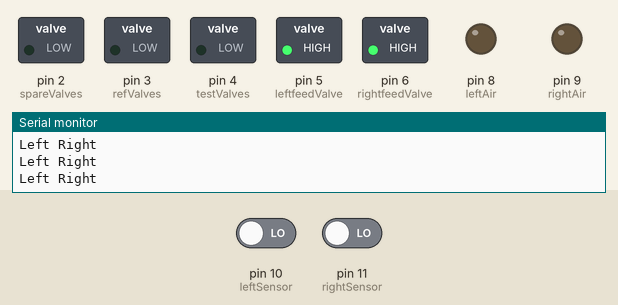
The sketch below on a simulated Arduino Uno, built with avr-gcc and run on an emulated ATmega328P. Parts: switched loads named in the sketch (green lamp = pin HIGH), output pins drawn as LEDs (lit = HIGH), the last lines printed to the serial monitor. The inputs (shaded band) are chosen by the test bench; at power-on: pin 10 (leftSensor) LOW, pin 11 (rightSensor) LOW. Pins used as bus, display or sensor lines are not drawn.

Above: at 2.7 s.
2.8 s: pin 10 (leftSensor) driven HIGH
At 3.8 s:
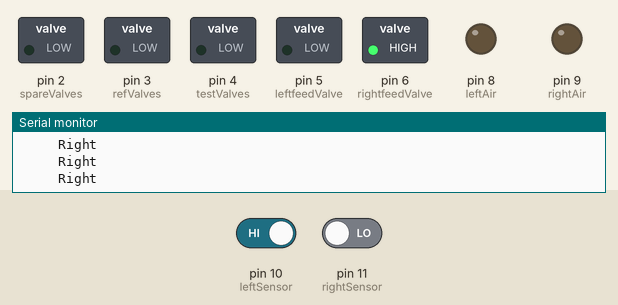
4.3 s: pin 11 (rightSensor) driven HIGH
At 5.0 s:
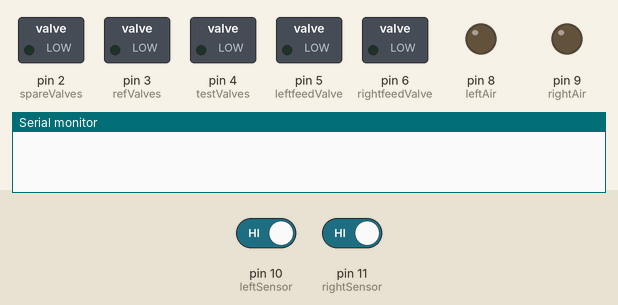
6.2 s: pin 10 (leftSensor) driven LOW
At 6.5 s:
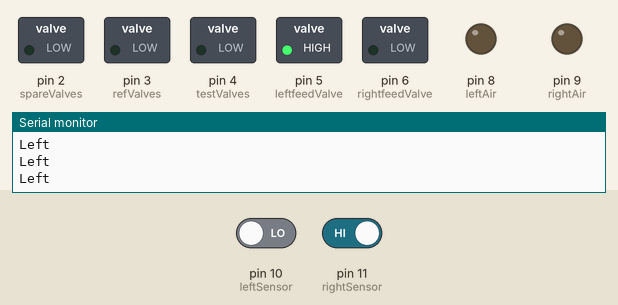
7.7 s: pin 11 (rightSensor) driven LOW
At 8.9 s:
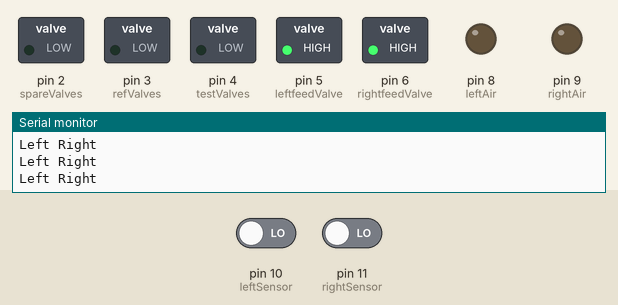
Timing chart, 0 to 10.2 s (numbered marks = the images above; inputs shaded):
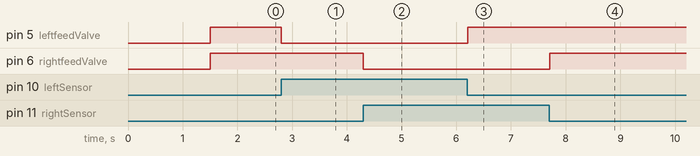

The sketch:

Feed_Act_SensTest.ino
```cpp
const int spareValves = 2;
const int refValves = 3;
const int testValves = 4;
const int leftfeedValve = 5;
const int rightfeedValve = 6;
const int sensorAct = 7;
const int leftAir = 8;
const int rightAir = 9;
const int leftSensor = 10;
const int rightSensor = 11;
int leftSens = 1;
int rightSens = 1;
int delayTime = 0;
void setup() {
  Serial.begin(9600);
  pinMode(spareValves, OUTPUT);
  pinMode(refValves, OUTPUT);
  pinMode(testValves, OUTPUT);
  pinMode(sensorAct, OUTPUT);
  pinMode(leftfeedValve, OUTPUT);
  pinMode(rightfeedValve, OUTPUT);
  pinMode(leftAir, OUTPUT);
  pinMode(rightAir, OUTPUT);
  pinMode(leftSensor, INPUT);
  pinMode(rightSensor, INPUT);
  digitalWrite(sensorAct, HIGH);
  delay(1500);
  Serial.println("Ready to test");
}
void loop() {
  while (delayTime < 10000){
  leftSens = digitalRead(leftSensor);
  rightSens = digitalRead(rightSensor);
  if (leftSens < 0.5){
   Serial.print("Left ");
   digitalWrite(leftfeedValve, HIGH);
  }
  else{
    Serial.print("     ");
    digitalWrite(leftfeedValve, LOW);
  }
  if (rightSens < 0.5){
    Serial.print("Right");
    digitalWrite(rightfeedValve, HIGH);
  }
  else{
    digitalWrite(rightfeedValve, LOW);
  }
  Serial.println("");
    delay(100);
    delayTime = delayTime + 100;
  }
  delayTime = 0;
  digitalWrite(sensorAct, LOW);
  while (delayTime < 10000){
  leftSens = digitalRead(leftSensor);
  rightSens = digitalRead(rightSensor);
  if (leftSens < 0.5){
   Serial.print("Left ");
   digitalWrite(leftfeedValve, HIGH);
  }
  else{
    Serial.print("     ");
    digitalWrite(leftfeedValve, LOW);
  }
  if (rightSens < 0.5){
    Serial.print("Right");
    digitalWrite(rightfeedValve, HIGH);
  }
  else{
    digitalWrite(rightfeedValve, LOW);
  }
  Serial.println("");
    delay(100);
    delayTime = delayTime + 100;
  }
  delayTime = 0;
  digitalWrite(sensorAct, HIGH);
}
```

Measured:
- after the input at 2.8 s, pin 5 (leftfeedValve): HIGH → LOW at once
- after the input at 4.3 s, pin 6 (rightfeedValve): HIGH → LOW at once
- after the input at 6.2 s, pin 5 (leftfeedValve): LOW → HIGH at once
- after the input at 7.7 s, pin 6 (rightfeedValve): LOW → HIGH at once
